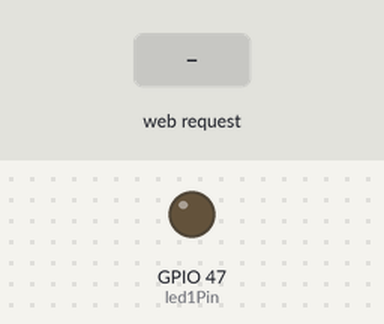
A program run on a simulated ESP32-S3. On the bench: output pins drawn as LEDs (lit = HIGH). Inputs (shaded band) come from the test bench. WiFi joins after 1.5 s; servers stay silent unless stated; what the program prints to the serial monitor is not drawn.

Above: at 2.7 s.
2.8 s: HTTP request GET /btn/0 received
At 3.6 s:
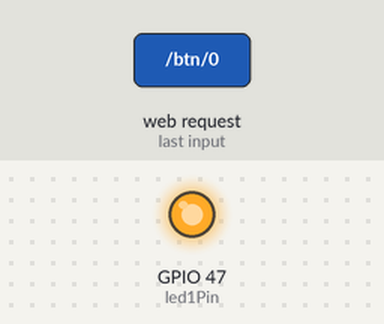
4.3 s: HTTP request GET /btn/1 received
At 4.7 s:
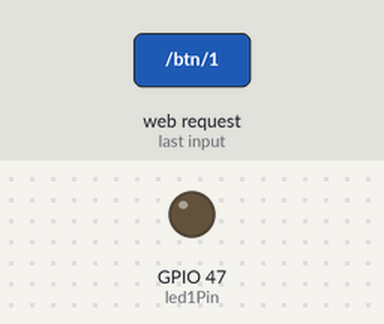
Timing chart, 0 to 7.3 s (numbered marks = the images above; inputs shaded):
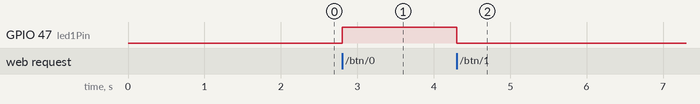

The program:

main.cpp
```cpp
//WIFI Test(use keyes link app)
#include <Arduino.h>
#include <WiFi.h>
#include <ESPmDNS.h>
#include <WiFiClient.h>

#define sw1Pin 8
#define led1Pin 47

String item = "0";

// WiFi 정보
const char* ssid = "academy5";
const char* password = "";
WiFiServer server(80);

void setup() {
  Serial.begin(115200);
  pinMode(led1Pin, OUTPUT);
  WiFi.begin(ssid, password);
  while (WiFi.status() != WL_CONNECTED) {
    delay(500);
    Serial.print(".");
  }
  Serial.println("");
  Serial.print("Connected to ");
  Serial.println(ssid);
  Serial.print("IP address: ");
  Serial.println(WiFi.localIP());
  server.begin();
  Serial.println("TCP server started");
  MDNS.addService("http", "tcp", 80);
}

void loop() {
  WiFiClient client = server.available();
  if (!client) {
      return;
  }
  while(client.connected() && !client.available()){
      delay(1);
  }
  String req = client.readStringUntil('\r');
  int addr_start = req.indexOf(' ');
  int addr_end = req.indexOf(' ', addr_start + 1);
  if (addr_start == -1 || addr_end == -1) {
      Serial.print("Invalid request: ");
      Serial.println(req);
      return;
  }
  req = req.substring(addr_start + 1, addr_end);

  // Check if the request is for /favicon.ico
  if (req == "/favicon.ico") {
    // Send a 404 Not Found response for favicon requests
    client.println("HTTP/1.1 404 Not Found\r\nContent-Type: text/plain\r\n\r\n404 Not Found");
    client.stop();
    return; // Exit the loop function for favicon requests
  }

  item=req;
  Serial.println(item); // Only print to serial for non-favicon requests
  String s;
  if (req == "/")
  {
      IPAddress ip = WiFi.localIP();
      String ipStr = String(ip[0]) + '.' + String(ip[1]) + '.' + String(ip[2]) + '.' + String(ip[3]);
      s = "HTTP/1.1 200 OK\r\nContent-Type: text/html\r\n\r\n<!DOCTYPE HTML>\r\n<html>Hello from ESP32 at ";
      s += ipStr;
      s += "</html>\r\n\r\n";
      Serial.println("Sending 200");
      client.println(s);
  }else if(req == "/btn/0")
  {
    //Serial.write('a');
    client.println(F("turn on the relay"));
    digitalWrite(led1Pin, HIGH);
  }
  else if(req == "/btn/1")
  {
    //Serial.write('b');
    client.println(F("turn off the relay"));
    digitalWrite(led1Pin, LOW);
  }
  //client.print(s);
  client.stop();
}
```

Measured:
- after the input at 2.8 s, GPIO 47 (led1Pin): LOW → HIGH at once
- after the input at 4.3 s, GPIO 47 (led1Pin): HIGH → LOW at once
